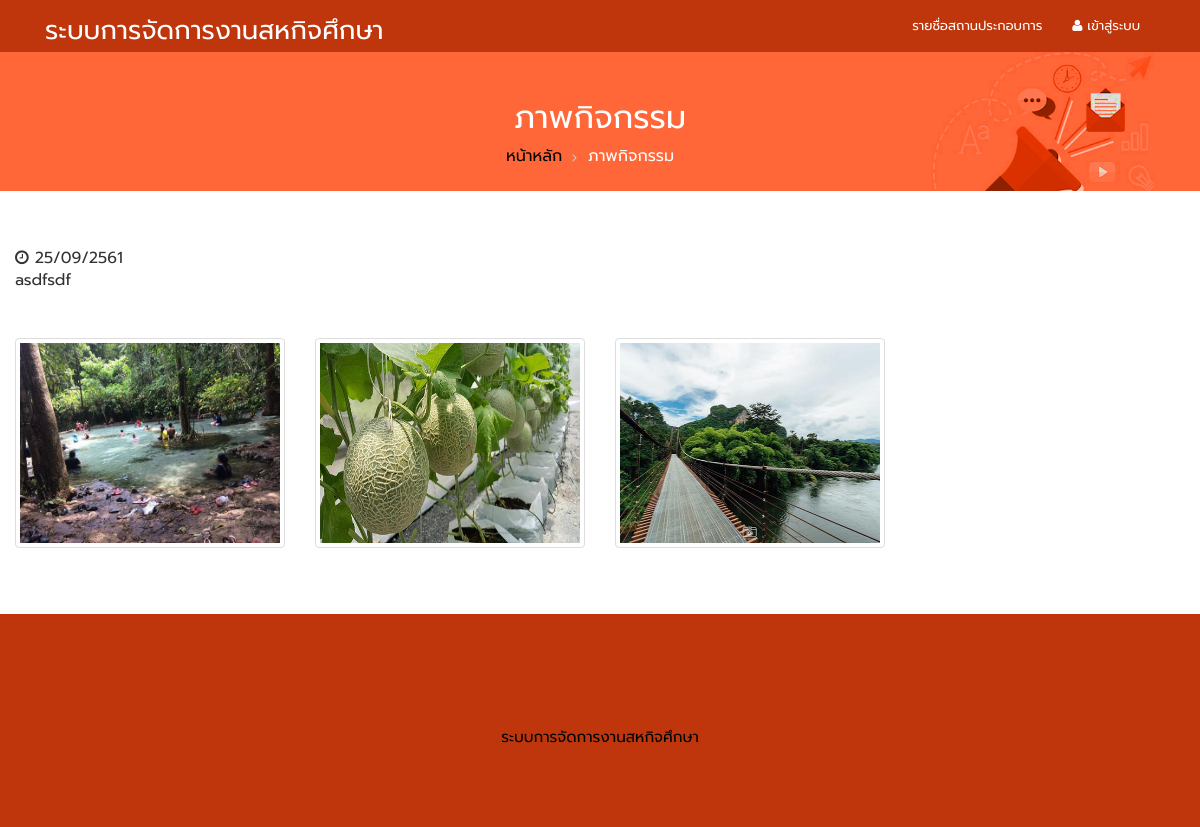
Screenshot of /register_job/view_portfolio.php?portfolio_id=2 with the database file from the repository.
### tables this page shows
CREATE TABLE `portfolio` (
  `portfolio_id` int(10) NOT NULL auto_increment,
  `calendar_id` varchar(200) NOT NULL,
  `portfolio_detail` text NOT NULL,
  `portfolio_date` date NOT NULL,
  PRIMARY KEY  (`portfolio_id`)
);

CREATE TABLE `portfolio_pic` (
  `proid` int(10) NOT NULL auto_increment,
  `portfolio_id` varchar(10) NOT NULL,
  `portfolio_pic` varchar(100) NOT NULL,
  PRIMARY KEY  (`proid`)
);

### register_job/view_portfolio.php (the view, shortened to what this page needs)
<?
	include "admin/connectDb.php";
	$conn = mysqli_connect($serverName,$userName,$userPassword,$dbName);
	mysqli_set_charset($conn, "utf8");
?>
<!DOCTYPE HTML>
<html>
<head>
<link href="css/bootstrap-3.1.1.min.css" rel='stylesheet' type='text/css' />
<link href="css/fontcss.css" rel='stylesheet' type='text/css' />
<link href="css/style.css" rel='stylesheet' type='text/css' />
<link rel="stylesheet" href="css/jquery.countdown.css" />
<link href="css/font-awesome.css" rel="stylesheet">
<link rel="stylesheet" href="gl/lightbox.css">
<link rel="stylesheet" href="css/viewbox.css">
</head>
<body>
<? include 'menu.php'; ?>
  <div class="courses_banner">
  	<div class="container">
  		<h3>ภาพกิจกรรม</h3>
  		<div class="breadcrumb1">
            <ul>
                <li class="icon6"><a href="index.php">หน้าหลัก</a></li>
                <li class="current-page">ภาพกิจกรรม</li>
            </ul>
        </div>
        <br>
  	</div>
  </div>
    <br><br>
    <div class="row">
    	<div class="col-md-12">
        <div class="col-md-10">
        <?
		  $strSQL_ac = "SELECT * FROM portfolio where portfolio_id = '".$_GET[portfolio_id]."' ";
		  $stmt_ac  = mysqli_query($conn,$strSQL_ac);
		  $row_ac = mysqli_fetch_array($stmt_ac);
		?>
        <p><i class="fa fa-clock-o"></i> <?=date('d/m', strtotime($row_ac[portfolio_date]));?>/<?=date('Y', strtotime($row_ac[portfolio_date]))+543;?></p>
        <p><?=str_replace("picture/editor/","admin/picture/editor/",$row_ac['portfolio_detail']);?></p>
        <br><br>
        </div>
         <?
		  $strSQL_por = "SELECT * FROM portfolio_pic where portfolio_id = '".$_GET[portfolio_id]."' ";
		  $stmt_por  = mysqli_query($conn,$strSQL_por);
		  while($row_por = mysqli_fetch_array($stmt_por)){
		?>
          <div class="col-md-3">
              <a href="admin/portfolio/<?=$row_por[portfolio_pic];?>" class="thumbnail" title="<?=$row_por[portfolio_name];?>">
                  <img src="admin/portfolio/<?=$row_por[portfolio_pic];?>" style="width:100%; height:200px;" alt="">
              </a>
          </div>
	   	  <? } ?>
	   	  </div>
	</div>
    <br><br>
    <div class="footer">
    	<? include 'footer.php'; ?>
    </div>
</body>
</html>

### register_job/css/style.css (style rules this page uses)
h4, h5, h6, h1, h2, h3 { margin-top: 0; }
ul, ol { margin: 0; }
p { margin: 0; }
html, body { font-family: 'Prompt', sans-serif; font-size: 100%; background:#fff; }
body a { transition:0.5s all; -webkit-transition:0.5s all; -moz-transition:0.5s all; -o-transition:0.5s all; -ms-transition:0.5s all; }
.footer { background:#bf360c; padding:5em 0; }
.breadcrumb1 ul { padding:0; margin:0; list-style:none; }
.breadcrumb1 li { position: relative; margin-right: 10px; padding-right: 10px; display: inline-block; color:#fff; }
.breadcrumb1 li.current-page:after { display:none; }
.breadcrumb1 li a { display:inline-block; color:#000; }
.breadcrumb1 li:after { content: '\f105'; font: normal normal normal 13px/1 "FontAwesome"; display: block; position: absolute; left: 100%; top:6px; color: #cecfd2; }
.courses_banner h3 { color:#fff; font-size:2em; text-transform:uppercase; }
.courses_banner { background: url(../images/6.jpg)no-repeat center top; background-size: cover; -webkit-background-size: cover; -moz-background-size: cover; -o-background-size: cover; min-height:50px; text-align: center; padding: 3em 0 0 0; }
figure, figcaption, img, h2, p, i, .person-social { -webkit-transition: all .5s; transition: all .5s; }

### register_job/gl/lightbox.css (style rules this page uses)
body:after { content: url(../images/close.png) url(../images/prev.png) url(../images/next.png); display: none; }

### rows the page displays
portfolio: portfolio_date "25/09", portfolio_date "2561", portfolio_detail "asdfsdf"
portfolio_pic: portfolio_pic (picture)
portfolio_pic: portfolio_pic (picture)
portfolio_pic: portfolio_pic (picture)
